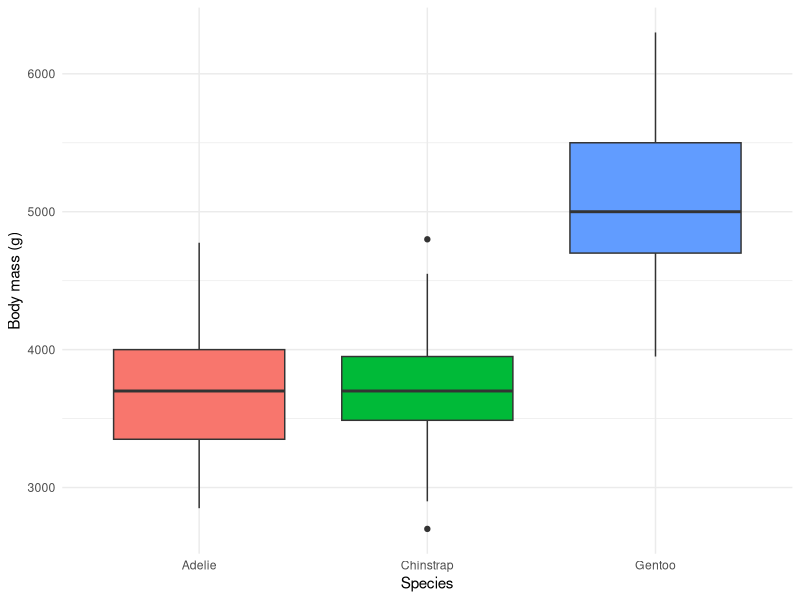
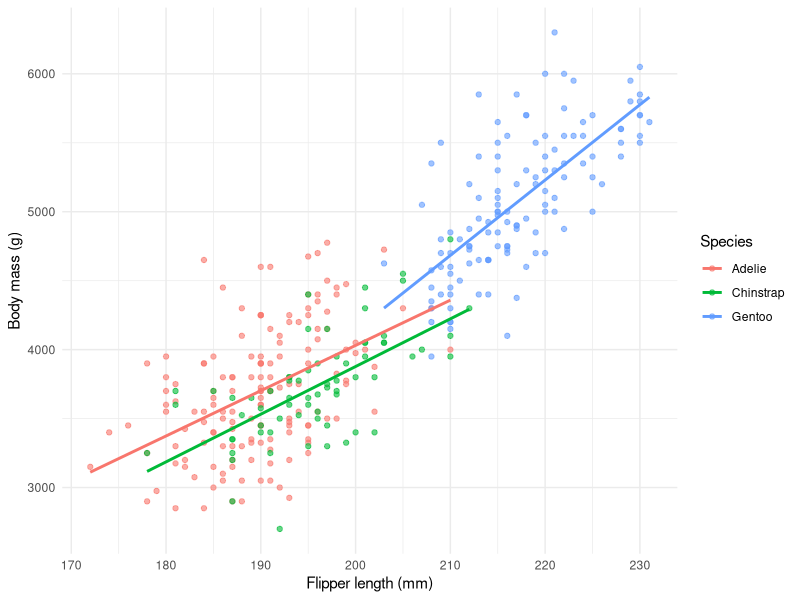

The R script that drew these images, in order:
## ---- chunk 1
#| label: setup
#| message: false
#| warning: false
library(palmerpenguins)
library(dplyr)
library(ggplot2)
library(knitr)
## ---- chunk 2
#| label: load-data
glimpse(penguins)
## ---- chunk 3
#| label: missing-values
penguins |>
  summarise(across(everything(), ~ sum(is.na(.x)))) |>
  select(species, body_mass_g, flipper_length_mm, sex)
## ---- chunk 4
#| label: clean-data
penguins_clean <- penguins |>
  filter(!is.na(body_mass_g), !is.na(flipper_length_mm))

n_dropped <- nrow(penguins) - nrow(penguins_clean)
## ---- chunk 5
#| label: tbl-mass-summary
#| tbl-cap: "Body mass (g) summarised by species."
mass_summary <- penguins_clean |>
  group_by(species) |>
  summarise(
    n = n(),
    mean_mass = round(mean(body_mass_g)),
    sd_mass = round(sd(body_mass_g)),
    min_mass = min(body_mass_g),
    max_mass = max(body_mass_g)
  )

kable(mass_summary)
## ---- chunk 6
#| label: fig-penguin-mass
#| fig-cap: "Body mass of penguins by species."
ggplot(penguins_clean, aes(x = species, y = body_mass_g, fill = species)) +
  geom_boxplot(show.legend = FALSE) +
  labs(x = "Species", y = "Body mass (g)") +
  theme_minimal()
## ---- chunk 7
#| label: fig-flipper-mass
#| fig-cap: "Flipper length against body mass. Each species has its own fitted line."
ggplot(penguins_clean,
       aes(x = flipper_length_mm, y = body_mass_g, colour = species)) +
  geom_point(alpha = 0.6) +
  geom_smooth(method = "lm", se = FALSE, formula = y ~ x) +
  labs(x = "Flipper length (mm)", y = "Body mass (g)", colour = "Species") +
  theme_minimal()
## ---- chunk 8
#| label: linear-model
model <- lm(body_mass_g ~ flipper_length_mm + species, data = penguins_clean)
kable(round(summary(model)$coefficients, 2))
